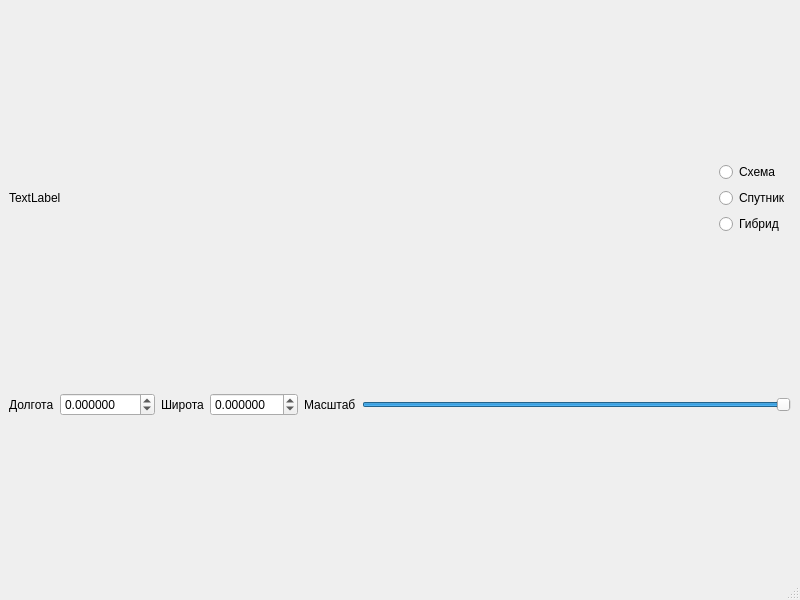
<?xml version="1.0" encoding="UTF-8"?>
<ui version="4.0">
 <class>MainWindow</class>
 <widget class="QMainWindow" name="MainWindow">
  <property name="geometry">
   <rect>
    <x>0</x>
    <y>0</y>
    <width>800</width>
    <height>600</height>
   </rect>
  </property>
  <property name="windowTitle">
   <string>MainWindow</string>
  </property>
  <widget class="QWidget" name="centralwidget">
   <layout class="QVBoxLayout" name="verticalLayout_2" stretch="1,0">
    <item>
     <layout class="QHBoxLayout" name="horizontalLayout_2" stretch="1,0">
      <item>
       <widget class="QLabel" name="label">
        <property name="text">
         <string>TextLabel</string>
        </property>
       </widget>
      </item>
      <item>
       <layout class="QVBoxLayout" name="verticalLayout">
        <item>
         <widget class="QRadioButton" name="radioButton">
          <property name="text">
           <string>Схема</string>
          </property>
         </widget>
        </item>
        <item>
         <widget class="QRadioButton" name="radioButton_2">
          <property name="text">
           <string>Спутник</string>
          </property>
         </widget>
        </item>
        <item>
         <widget class="QRadioButton" name="radioButton_3">
          <property name="text">
           <string>Гибрид</string>
          </property>
         </widget>
        </item>
       </layout>
      </item>
     </layout>
    </item>
    <item>
     <layout class="QHBoxLayout" name="horizontalLayout">
      <item>
       <widget class="QLabel" name="label_2">
        <property name="text">
         <string>Долгота</string>
        </property>
       </widget>
      </item>
      <item>
       <widget class="QDoubleSpinBox" name="doubleSpinBox">
        <property name="decimals">
         <number>6</number>
        </property>
        <property name="minimum">
         <double>-180.000000000000000</double>
        </property>
        <property name="maximum">
         <double>180.000000000000000</double>
        </property>
       </widget>
      </item>
      <item>
       <widget class="QLabel" name="label_3">
        <property name="text">
         <string>Широта</string>
        </property>
       </widget>
      </item>
      <item>
       <widget class="QDoubleSpinBox" name="doubleSpinBox_2">
        <property name="decimals">
         <number>6</number>
        </property>
        <property name="minimum">
         <double>-90.000000000000000</double>
        </property>
        <property name="maximum">
         <double>90.000000000000000</double>
        </property>
       </widget>
      </item>
      <item>
       <widget class="QLabel" name="label_4">
        <property name="text">
         <string>Масштаб</string>
        </property>
       </widget>
      </item>
      <item>
       <widget class="QSlider" name="horizontalSlider">
        <property name="maximum">
         <number>50</number>
        </property>
        <property name="value">
         <number>50</number>
        </property>
        <property name="orientation">
         <enum>Qt::Horizontal</enum>
        </property>
       </widget>
      </item>
     </layout>
    </item>
   </layout>
  </widget>
  <widget class="QStatusBar" name="statusbar"/>
 </widget>
 <resources/>
 <connections/>
</ui>
